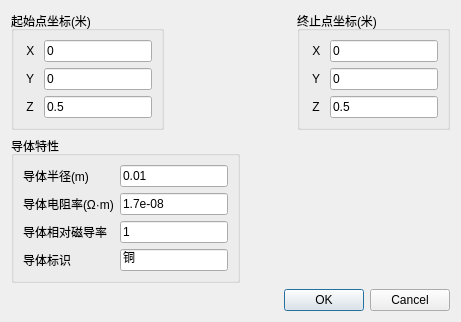
<?xml version="1.0" encoding="UTF-8"?>
<ui version="4.0">
 <class>EditConductorDialog</class>
 <widget class="QDialog" name="EditConductorDialog">
  <property name="geometry">
   <rect>
    <x>0</x>
    <y>0</y>
    <width>461</width>
    <height>291</height>
   </rect>
  </property>
  <property name="windowTitle">
   <string>编辑导体</string>
  </property>
  <layout class="QVBoxLayout" name="verticalLayout">
   <item>
    <layout class="QHBoxLayout" name="horizontalLayout_2">
     <item>
      <widget class="QGroupBox" name="groupBox">
       <property name="title">
        <string>起始点坐标(米)</string>
       </property>
       <layout class="QGridLayout" name="gridLayout_3">
        <item row="0" column="0">
         <widget class="QLabel" name="label_2">
          <property name="text">
           <string> X </string>
          </property>
         </widget>
        </item>
        <item row="1" column="0">
         <widget class="QLabel" name="label_3">
          <property name="text">
           <string> Y </string>
          </property>
         </widget>
        </item>
        <item row="2" column="0">
         <widget class="QLabel" name="label_4">
          <property name="text">
           <string> Z </string>
          </property>
         </widget>
        </item>
        <item row="2" column="1">
         <widget class="QLineEdit" name="lineEdit_Z0">
          <property name="text">
           <string>0.5</string>
          </property>
         </widget>
        </item>
        <item row="1" column="1">
         <widget class="QLineEdit" name="lineEdit_Y0">
          <property name="text">
           <string>0</string>
          </property>
         </widget>
        </item>
        <item row="0" column="1">
         <widget class="QLineEdit" name="lineEdit_X0">
          <property name="inputMask">
           <string/>
          </property>
          <property name="text">
           <string>0</string>
          </property>
          <property name="maxLength">
           <number>32767</number>
          </property>
         </widget>
        </item>
       </layout>
      </widget>
     </item>
     <item>
      <spacer name="horizontalSpacer_5">
       <property name="orientation">
        <enum>Qt::Horizontal</enum>
       </property>
       <property name="sizeHint" stdset="0">
        <size>
         <width>40</width>
         <height>20</height>
        </size>
       </property>
      </spacer>
     </item>
     <item>
      <widget class="QGroupBox" name="groupBox_2">
       <property name="title">
        <string>终止点坐标(米)</string>
       </property>
       <layout class="QGridLayout" name="gridLayout_4">
        <item row="0" column="0">
         <widget class="QLabel" name="label_7">
          <property name="text">
           <string> X </string>
          </property>
         </widget>
        </item>
        <item row="0" column="1">
         <widget class="QLineEdit" name="lineEdit_X1">
          <property name="text">
           <string>0</string>
          </property>
         </widget>
        </item>
        <item row="1" column="0">
         <widget class="QLabel" name="label_5">
          <property name="text">
           <string> Y </string>
          </property>
         </widget>
        </item>
        <item row="1" column="1">
         <widget class="QLineEdit" name="lineEdit_Y1">
          <property name="text">
           <string>0</string>
          </property>
         </widget>
        </item>
        <item row="2" column="1">
         <widget class="QLineEdit" name="lineEdit_Z1">
          <property name="text">
           <string>0.5</string>
          </property>
         </widget>
        </item>
        <item row="2" column="0">
         <widget class="QLabel" name="label_6">
          <property name="text">
           <string> Z </string>
          </property>
         </widget>
        </item>
       </layout>
      </widget>
     </item>
    </layout>
   </item>
   <item>
    <layout class="QHBoxLayout" name="horizontalLayout">
     <item>
      <widget class="QGroupBox" name="groupBox_3">
       <property name="title">
        <string>导体特性</string>
       </property>
       <layout class="QGridLayout" name="gridLayout">
        <item row="2" column="0">
         <widget class="QLabel" name="label_10">
          <property name="text">
           <string>导体相对磁导率</string>
          </property>
         </widget>
        </item>
        <item row="1" column="1">
         <widget class="QLineEdit" name="lineEdit_Rou">
          <property name="text">
           <string>1.7e-08</string>
          </property>
         </widget>
        </item>
        <item row="2" column="1">
         <widget class="QLineEdit" name="lineEdit_U">
          <property name="text">
           <string>1</string>
          </property>
         </widget>
        </item>
        <item row="3" column="0">
         <widget class="QLabel" name="label_11">
          <property name="text">
           <string>导体标识</string>
          </property>
         </widget>
        </item>
        <item row="1" column="0">
         <widget class="QLabel" name="label_9">
          <property name="text">
           <string>导体电阻率(Ω·m)</string>
          </property>
         </widget>
        </item>
        <item row="0" column="1">
         <widget class="QLineEdit" name="lineEdit_R">
          <property name="text">
           <string>0.01</string>
          </property>
         </widget>
        </item>
        <item row="0" column="0">
         <widget class="QLabel" name="label_8">
          <property name="text">
           <string>导体半径(m)</string>
          </property>
         </widget>
        </item>
        <item row="3" column="1">
         <widget class="QLineEdit" name="lineEdit_Remarks">
          <property name="text">
           <string>铜</string>
          </property>
         </widget>
        </item>
       </layout>
      </widget>
     </item>
     <item>
      <spacer name="horizontalSpacer">
       <property name="orientation">
        <enum>Qt::Horizontal</enum>
       </property>
       <property name="sizeHint" stdset="0">
        <size>
         <width>40</width>
         <height>20</height>
        </size>
       </property>
      </spacer>
     </item>
    </layout>
   </item>
   <item>
    <widget class="QDialogButtonBox" name="buttonBox">
     <property name="orientation">
      <enum>Qt::Horizontal</enum>
     </property>
     <property name="standardButtons">
      <set>QDialogButtonBox::Cancel|QDialogButtonBox::Ok</set>
     </property>
    </widget>
   </item>
  </layout>
 </widget>
 <resources/>
 <connections>
  <connection>
   <sender>buttonBox</sender>
   <signal>accepted()</signal>
   <receiver>EditConductorDialog</receiver>
   <slot>accept()</slot>
   <hints>
    <hint type="sourcelabel">
     <x>248</x>
     <y>254</y>
    </hint>
    <hint type="destinationlabel">
     <x>157</x>
     <y>274</y>
    </hint>
   </hints>
  </connection>
  <connection>
   <sender>buttonBox</sender>
   <signal>rejected()</signal>
   <receiver>EditConductorDialog</receiver>
   <slot>reject()</slot>
   <hints>
    <hint type="sourcelabel">
     <x>316</x>
     <y>260</y>
    </hint>
    <hint type="destinationlabel">
     <x>286</x>
     <y>274</y>
    </hint>
   </hints>
  </connection>
 </connections>
</ui>
